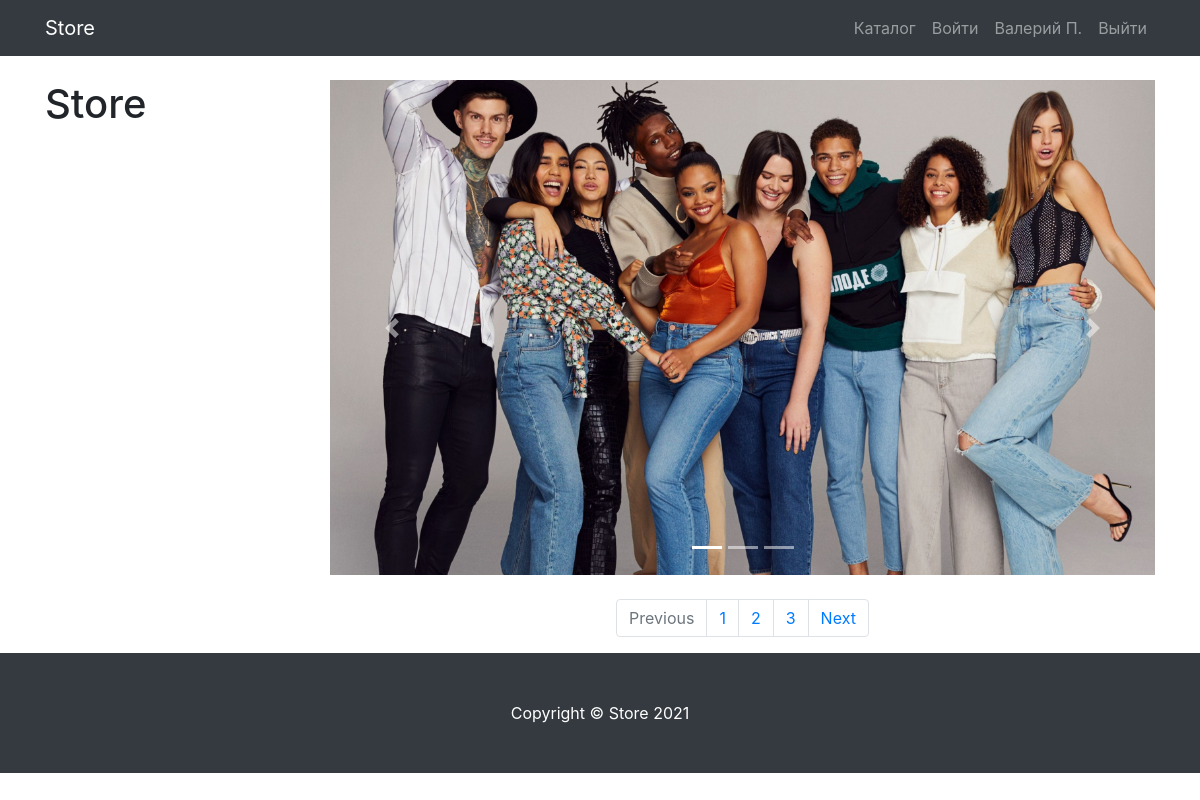
Before: /products/ with the older database file.
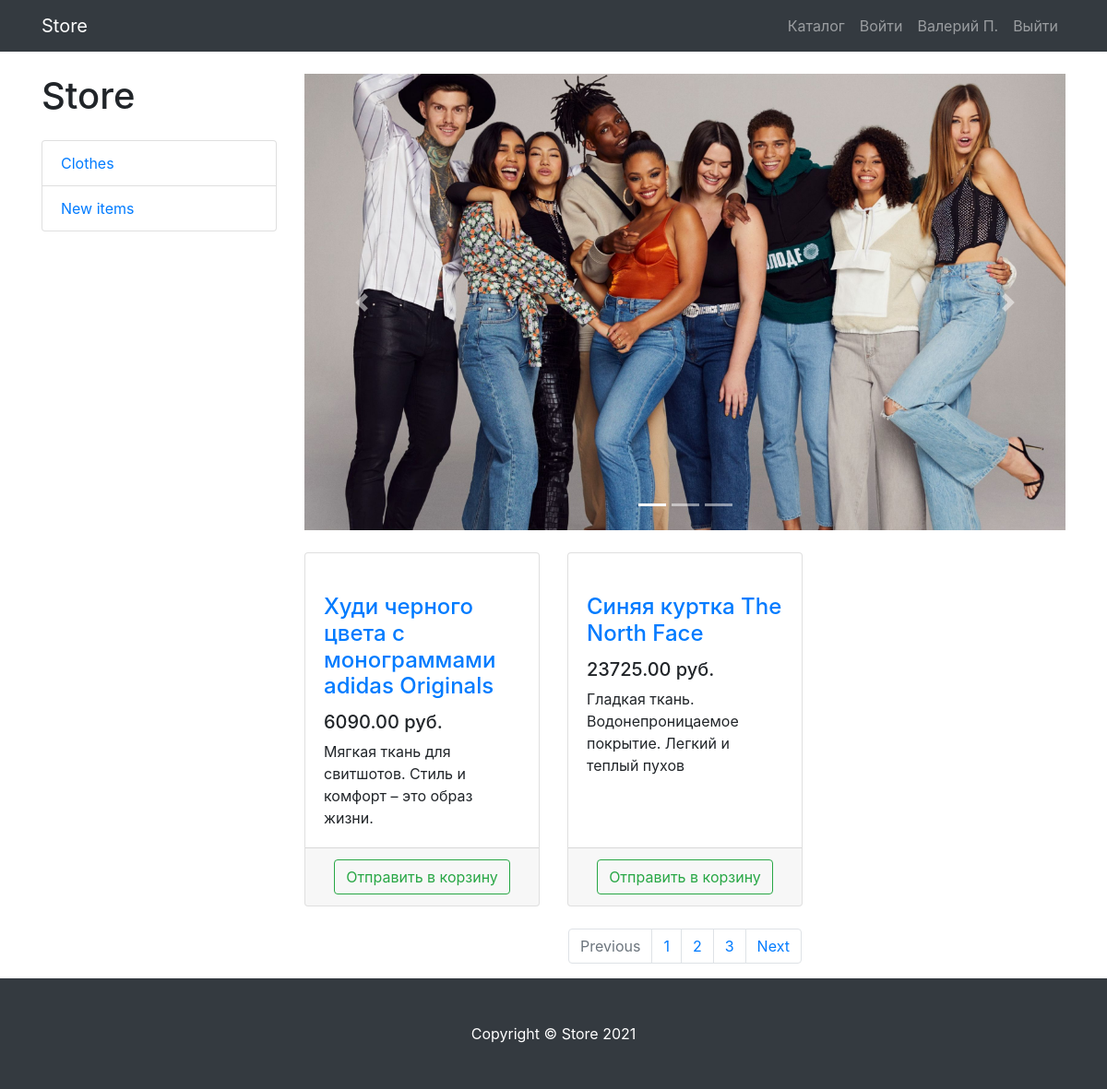
After: the same page with the newer database file.
### products/models.py (models this page shows, shortened)
class ProductCategory(models.Model):
    name = models.CharField(max_length=64, unique=True)
    description = models.TextField(blank=True)
    class Meta:
        verbose_name_plural = 'Product Categories'

class Product(models.Model):
    name = models.CharField(max_length=256)
    image = models.ImageField(upload_to='products_images', blank=True)
    description = models.TextField(blank=True)
    short_description = models.CharField(max_length=64, blank=True)
    price = models.DecimalField(max_digits=8, decimal_places=2, default=0)
    quantity = models.PositiveIntegerField(default=0)
    category = models.ForeignKey(ProductCategory, on_delete=models.CASCADE)

### products/views.py (the view)
# urls.py: path('products/', products, name='products'),
def products(request):
    context = {
        "title": "Store-Catalog",
        "categories": ProductCategory.objects.all(),
        "products": Product.objects.all(),
    }
    return render(request, 'products/products.html',context)

### products/templates/products/products.html (shortened to what this page needs)
{% extends 'products/base.html' %}
{% load staticfiles %}
{% block css %}
    <link href="{% static 'css/products.css' %}" rel="stylesheet">
{% endblock %}
{% block content %}
<div class="container">
    <div class="row">
        <div class="col-lg-3">
            <h1 class="my-4">Store</h1>
            <div class="list-group">
				{% for category in categories %}
					<a href="#" class="list-group-item">{{ category.name }}</a>
				{% endfor %}
            </div>
        </div>
        <div class="col-lg-9">
            <div id="carouselExampleIndicators" class="carousel slide my-4" data-ride="carousel">
                <ol class="carousel-indicators">
                    <li data-target="#carouselExampleIndicators" data-slide-to="0" class="active"></li>
                    <li data-target="#carouselExampleIndicators" data-slide-to="1"></li>
                    <li data-target="#carouselExampleIndicators" data-slide-to="2"></li>
                </ol>
                <div class="carousel-inner" role="listbox">
                    <div class="carousel-item active">
                        <img class="d-block img-fluid" src="/static/vendor/img/slides/slide-1.jpg" alt="First slide">
                    </div>
                </div>
                <a class="carousel-control-prev" href="#carouselExampleIndicators" role="button" data-slide="prev">
                    <span class="carousel-control-prev-icon" aria-hidden="true"></span>
                </a>
                <a class="carousel-control-next" href="#carouselExampleIndicators" role="button" data-slide="next">
                    <span class="carousel-control-next-icon" aria-hidden="true"></span>
                </a>
            </div>
            <div class="row">
				{% for product in products %}
					<div class="col-lg-4 col-md-6 mb-4">
                    <div class="card h-100">
                        <a href="#">
                        </a>
                        <div class="card-body">
                            <h4 class="card-title">
                                <a href="#">{{ product.name }}</a>
                            </h4>
                            <h5>{{ product.price }} руб.</h5>
                            <p class="card-text">{{ product.short_description }}</p>
                        </div>
                        <div class="card-footer text-center">
                            <button type="button" class="btn btn-outline-success">Отправить в корзину</button>
                        </div>
                    </div>
                </div>
				{% endfor %}
            </div>
            <nav aria-label="Page navigation example">
                <ul class="pagination justify-content-center">
                    <li class="page-item disabled">
                        <a class="page-link" href="#" tabindex="-1" aria-disabled="true">Previous</a>
                    </li>
                    <li class="page-item"><a class="page-link" href="#">1</a></li>
                    <li class="page-item"><a class="page-link" href="#">2</a></li>
                    <li class="page-item"><a class="page-link" href="#">3</a></li>
                    <li class="page-item">
                        <a class="page-link" href="#">Next</a>
                    </li>
                </ul>
            </nav>
        </div>
    </div>
</div>
{% endblock %}
{% block footer %}
<footer class="py-5 bg-dark">
    <div class="container">
        <p class="m-0 text-center text-white">Copyright &copy; Store 2021</p>
    </div>
</footer>
{% endblock %}

Changed rows visible on the page:
added ProductCategory: name "Clothes"
added ProductCategory: name "New items"
added Product: name "Худи черного цвета с монограммами adidas Originals", price "6090.00", short_description "Мягкая ткань для свитшотов. Стиль и комфорт – это образ жизни."
added Product: name "Синяя куртка The North Face", price "23725.00", short_description "Гладкая ткань. Водонепроницаемое покрытие. Легкий и теплый пухов"
